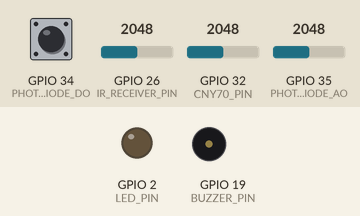
Recording of a sketch running on a simulated ESP32. Shown: output pins drawn as LEDs (lit = HIGH), buzzer (waves = sounding). Dashed ring = blinking. The inputs (shaded band) are chosen by the test bench; at power-on: GPIO 35 (PHOTODIODE_AO) = 2048, GPIO 26 (IR_RECEIVER_PIN) = 2048, GPIO 32 (CNY70_PIN) = 2048, GPIO 34 (PHOTODIODE_DO) HIGH. What the sketch prints to the serial monitor is not drawn.

Above: at 16.3 s.
16.4 s: GPIO 35 (PHOTODIODE_AO) set to 2605
17.9 s: GPIO 35 (PHOTODIODE_AO) set to 2713
At 19.53 s:
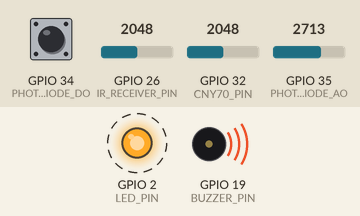
At 20.79 s:
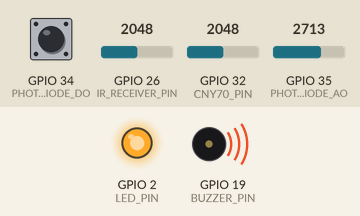
Timing chart, 0 to 27.9 s (numbered marks = the images above; inputs shaded):
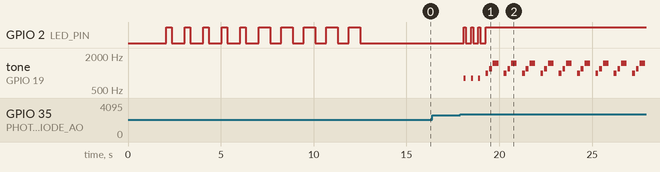

Measured:
- the behaviour switches between 2648 and 2649 on GPIO 35 (PHOTODIODE_AO) (found by bisection; images 0 and 1)
- after the input at 16.4 s, every drawn part: stays the same
- after the input at 17.9 s, GPIO 2 (LED_PIN): alternates HIGH for 0.10 s and LOW for 0.29 s, 7 changes in all, then stays HIGH, starting after 0.20 s; tone on GPIO 19 (BUZZER_PIN): plays 800 Hz for 0.10 s, 800 Hz for 0.10 s, 800 Hz for 0.10 s, 1000 Hz for 0.15 s, 1200 Hz for 0.15 s, 1500 Hz for 0.30 s … (30 notes in this stretch), starting after 0.20 s

The sketch:

working-with-buzzer.ino
```cpp
// IR Camera Detector - Complete Working Version
// Detects IR light from security cameras

// Sensor pins
#define CNY70_PIN 32
#define IR_RECEIVER_PIN 26
#define PHOTODIODE_AO 35
#define PHOTODIODE_DO 34
#define LED_PIN 2
#define BUZZER_PIN 19

// Optimized thresholds
#define IR_RECEIVER_THRESHOLD 400
#define PHOTODIODE_THRESHOLD 600
#define CNY70_THRESHOLD 3000
#define CNY70_ENABLED true
#define SAMPLES 15

// Detection requirements
#define CONSECUTIVE_NEEDED 2
#define DETECTION_CONFIDENCE 1

int consecutiveDetections = 0;
int cny70_baseline = 0;
int ir_receiver_baseline = 0;
int photodiode_baseline = 0;

// Detection history
int detectionHistory[5] = {0, 0, 0, 0, 0};
int historyIndex = 0;

void setup() {
  Serial.begin(115200);

  pinMode(CNY70_PIN, INPUT);
  pinMode(IR_RECEIVER_PIN, INPUT);
  pinMode(PHOTODIODE_AO, INPUT);
  pinMode(PHOTODIODE_DO, INPUT);
  pinMode(LED_PIN, OUTPUT);
  pinMode(BUZZER_PIN, OUTPUT);

  Serial.println("\n╔════════════════════════════════════════╗");
  Serial.println("║  IR CAMERA DETECTOR - READY TO SCAN   ║");
  Serial.println("╚════════════════════════════════════════╝");

  delay(2000);
  calibrateSensors();
}

void loop() {
  // Read all sensors
  int cny70 = readSensor(CNY70_PIN);
  int irReceiver = readSensor(IR_RECEIVER_PIN);
  int photodiodeAnalog = readSensor(PHOTODIODE_AO);
  int photodiodeDigital = digitalRead(PHOTODIODE_DO);

  // Calculate deviations
  int cny70_deviation = abs(cny70 - cny70_baseline);
  int ir_deviation = abs(irReceiver - ir_receiver_baseline);
  int photo_deviation = abs(photodiodeAnalog - photodiode_baseline);

  // Detection logic
  bool cny70_detect = false;
  if (CNY70_ENABLED) {
    cny70_detect = (cny70 < 1000 && cny70_deviation > CNY70_THRESHOLD);
  }

  bool ir_receiver_detect = false;
  if (ir_receiver_baseline < 4000) {
    ir_receiver_detect = (irReceiver < (ir_receiver_baseline - IR_RECEIVER_THRESHOLD));
  }

  bool photo_analog_detect = (photodiodeAnalog > (photodiode_baseline + PHOTODIODE_THRESHOLD)) ||
                             (photodiodeAnalog < (photodiode_baseline - PHOTODIODE_THRESHOLD));

  bool photo_digital_detect = (photodiodeDigital == LOW);

  // Count detections
  int detectionCount = 0;
  if (cny70_detect) detectionCount++;
  if (ir_receiver_detect) detectionCount++;
  if (photo_analog_detect) detectionCount++;
  if (photo_digital_detect) detectionCount++;

  // Update history
  detectionHistory[historyIndex] = detectionCount;
  historyIndex = (historyIndex + 1) % 5;

  // Calculate average
  int recentDetections = 0;
  for(int i = 0; i < 5; i++) {
    recentDetections += detectionHistory[i];
  }
  float avgDetections = recentDetections / 5.0;

  // Display readings
  Serial.println("\n┌─────────────────────────────────────┐");
  Serial.println("│        SENSOR STATUS                │");
  Serial.println("├─────────────────────────────────────┤");

  Serial.print("│ CNY70:      ");
  Serial.print(cny70);
  Serial.print(" (Δ");
  Serial.print(cny70_deviation);
  Serial.print(")");
  if (!CNY70_ENABLED) {
    Serial.print(" [DISABLED]");
  } else if (cny70_detect) {
    Serial.print(" ✓✓✓");
  }
  Serial.println();

  Serial.print("│ IR Rx:      ");
  Serial.print(irReceiver);
  Serial.print(" (Δ");
  Serial.print(ir_deviation);
  Serial.print(")");
  if (ir_receiver_baseline >= 4000) {
    Serial.print(" [BROKEN]");
  } else if (ir_receiver_detect) {
    Serial.print(" ✓✓✓");
  }
  Serial.println();

  Serial.print("│ Photo (AO): ");
  Serial.print(photodiodeAnalog);
  Serial.print(" (Δ");
  Serial.print(photo_deviation);
  Serial.print(")");
  if (photo_analog_detect) Serial.print(" ✓✓✓");
  Serial.println();

  Serial.print("│ Photo (DO): ");
  Serial.print(photodiodeDigital == LOW ? "ACTIVE  " : "INACTIVE");
  if (photo_digital_detect) Serial.print(" ✓✓✓");
  Serial.println();

  Serial.println("├─────────────────────────────────────┤");

  // Update streak
  if (detectionCount >= DETECTION_CONFIDENCE) {
    consecutiveDetections++;
  } else {
    consecutiveDetections = 0;
  }

  Serial.print("│ Active: ");
  Serial.print(detectionCount);
  Serial.print("/");
  int totalSensors = (CNY70_ENABLED ? 1 : 0) +
                     (ir_receiver_baseline < 4000 ? 1 : 0) + 2;
  Serial.print(totalSensors);
  Serial.print(" │ Streak: ");
  Serial.print(consecutiveDetections);
  Serial.print("/");
  Serial.print(CONSECUTIVE_NEEDED);
  Serial.print(" │ Avg: ");
  Serial.print(avgDetections, 1);
  Serial.println("    │");
  Serial.println("└─────────────────────────────────────┘");

  // Alert logic with buzzer
  if (consecutiveDetections >= CONSECUTIVE_NEEDED && avgDetections >= 0.8) {
    Serial.println("\n🔴 CAMERA DETECTED! 🔴");
    Serial.println("▶ IR source confirmed at this location");
    digitalWrite(LED_PIN, HIGH);

    // 3 ascending beeps - CAMERA FOUND ALERT
    tone(BUZZER_PIN, 1000);
    delay(150);
    noTone(BUZZER_PIN);
    delay(50);
    tone(BUZZER_PIN, 1200);
    delay(150);
    noTone(BUZZER_PIN);
    delay(50);
    tone(BUZZER_PIN, 1500);
    delay(300);
    noTone(BUZZER_PIN);

  } else if (detectionCount >= 1) {
    Serial.println("\n🟡 Possible IR Source");
    Serial.println("▶ Keep scanning this area...");

    // Single short beep for possible detection
    tone(BUZZER_PIN, 800);
    digitalWrite(LED_PIN, HIGH);
    delay(100);
    noTone(BUZZER_PIN);
    digitalWrite(LED_PIN, LOW);

  } else {
    Serial.println("\n🟢 Normal - No IR detected");
    digitalWrite(LED_PIN, LOW);
    noTone(BUZZER_PIN);
  }

  delay(200);
}

int readSensor(int pin) {
  long sum = 0;
  for(int i = 0; i < SAMPLES; i++) {
    sum += analogRead(pin);
    delayMicroseconds(500);
  }
  return sum / SAMPLES;
}

void calibrateSensors() {
  Serial.println("\n┌─────────────────────────────────────┐");
  Serial.println("│         CALIBRATION MODE            │");
  Serial.println("└─────────────────────────────────────┘");
  Serial.println("\n📌 Point sensors AWAY from IR sources");
  Serial.println("📌 Keep distance steady for CNY70");
  Serial.println("\nStarting calibration in:");

  for(int i = 5; i > 0; i--) {
    Serial.print("  ");
    Serial.print(i);
    Serial.println(" seconds...");
    digitalWrite(LED_PIN, HIGH);
    delay(300);
    digitalWrite(LED_PIN, LOW);
    delay(700);
  }

  Serial.println("\n⏳ Sampling 150 readings...");

  long cny70_sum = 0;
  long ir_sum = 0;
  long photo_sum = 0;

  for(int i = 0; i < 150; i++) {
    cny70_sum += analogRead(CNY70_PIN);
    ir_sum += analogRead(IR_RECEIVER_PIN);
    photo_sum += analogRead(PHOTODIODE_AO);

    if (i % 15 == 0) {
      Serial.print("█");
      digitalWrite(LED_PIN, !digitalRead(LED_PIN));
    }
    delay(40);
  }

  Serial.println(" ✓");

  cny70_baseline = cny70_sum / 150;
  ir_receiver_baseline = ir_sum / 150;
  photodiode_baseline = photo_sum / 150;

  Serial.println("\n╔════════════════════════════════════════╗");
  Serial.println("║      CALIBRATION COMPLETE ✓           ║");
  Serial.println("╠════════════════════════════════════════╣");
  Serial.print("║ CNY70 Baseline:      ");
  Serial.print(cny70_baseline);
  if (cny70_baseline < 4000) Serial.print("    ");
  Serial.println("        ║");

  Serial.print("║ IR Receiver Baseline: ");
  Serial.print(ir_receiver_baseline);
  if (ir_receiver_baseline < 4000) Serial.print("   ");
  Serial.println("        ║");

  Serial.print("║ Photodiode Baseline:  ");
  Serial.print(photodiode_baseline);
  if (photodiode_baseline < 4000) Serial.print("   ");
  Serial.println("        ║");
  Serial.println("╚════════════════════════════════════════╝");

  // Sensor health check
  Serial.println("\n📊 SENSOR HEALTH:");

  if (CNY70_ENABLED) {
    if (cny70_baseline >= 4000) {
      Serial.println("⚠  CNY70: Will only work close to IR source (5-15cm)");
    } else if (cny70_baseline < 500) {
      Serial.println("✓  CNY70: Good - optimal for IR detection");
    } else {
      Serial.println("✓  CNY70: Operational");
    }
  } else {
    Serial.println("⚠  CNY70: DISABLED");
  }

  if (ir_receiver_baseline >= 4000) {
    Serial.println("⚠  IR Receiver: Saturated - check wiring");
  } else if (ir_receiver_baseline < 1000) {
    Serial.println("⚠  IR Receiver: Too low - check connections");
  } else {
    Serial.println("✓  IR Receiver: Operational");
  }

  if (photodiode_baseline >= 3500) {
    Serial.println("✓  Photodiode: Good sensitivity");
  } else {
    Serial.println("ℹ  Photodiode: Adjust potentiometer for more sensitivity");
  }

  Serial.println("\n🔍 DETECTION STARTED - Scan slowly!");
  Serial.println("━━━━━━━━━━━━━━━━━━━━━━━━━━━━━━━━━━━━━━━━\n");

  digitalWrite(LED_PIN, LOW);
  delay(2000);
}
```
